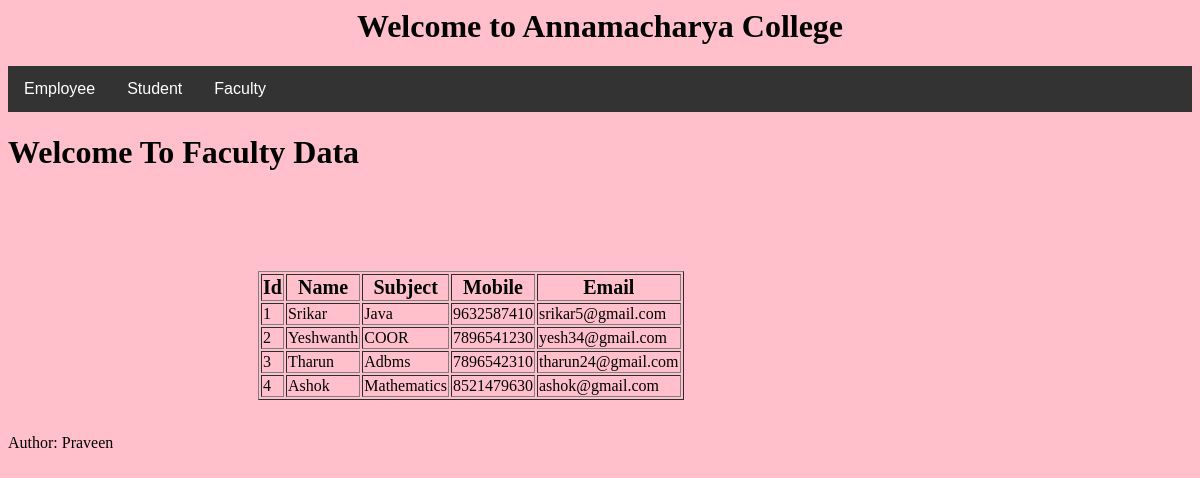
Screenshot of /view_faculty/ with the database file from the repository.
### myapp/models.py (models this page shows, shortened)
class FacultyModel(models.Model):
    name = models.CharField(max_length=30)
    subject = models.CharField(max_length=30)
    mobile = models.CharField(max_length=10, unique=True)
    email = models.EmailField()

### myapp/views.py (the view)
# urls.py: path('view_faculty/', views.view_faculty,  name = 'view_faculty'),
def view_faculty(request):
    ob=FacultyModel.objects.all().values()
    context={
        'data':ob
        }
    temp=loader.get_template('view_faculty.html')
    return HttpResponse(temp.render(context,request))

### myapp/templates/view_faculty.html (shortened to what this page needs)
{%   extends  "master.html"  %}
{%  block content  %}
<h1>Welcome To Faculty  Data</h1>
<table border="1">
<tr style="font-size: 20px;">
<th>Id</th>
<th>Name</th>
<th>Subject</th>
<th>Mobile</th>
<th>Email</th>
</tr>
{%  for  x  in  data  %}
<tr style="font-size: 16px;">
<td>{{x.id}}</td>
<td>{{x.name}}</td>
<td>{{x.subject}}</td>
<td>{{x.mobile}}</td>
<td>{{x.email}}</td>
</tr>
{% endfor %}
</table>
<br>
 {% endblock %}

### myapp/templates/master.html (shortened to what this page needs)
{% load static %}
<html>
<head>
    <link rel="stylesheet" href="{% static 'css/style1.css' %}">
</head>
<body bgcolor="pink">
    <h1 align="center">Welcome to Annamacharya College</h1>
    <div class="navbar">
        <div class="dropdown">
            <button class="dropbtn" onclick="toggleDropdown('employeeDropdown')">Employee
            </button>
        </div>
        <div class="dropdown">
            <button class="dropbtn" onclick="toggleDropdown('studentDropdown')">Student
            </button>
        </div>
        <div class="dropdown">
            <button class="dropbtn" onclick="toggleDropdown('facultyDropdown')">Faculty
            </button>
        </div>
    </div>
    {% block content %}
    {% endblock %}
    <p>Author: Praveen</p>
</body>
</html>

### myapp/static/css/style1.css (style rules this page uses)
.navbar { overflow: hidden; background-color: #333; font-family: Arial, Helvetica, sans-serif; }
.dropdown { float: left; overflow: hidden; }
.dropdown .dropbtn { cursor: pointer; font-size: 16px; border: none; outline: none; color: white; padding: 14px 16px; background-color: inherit; font-family: inherit; margin: 0; }

### myapp/templates/view_faculty.html (style rules this page uses)
table { margin-top: 100px; margin-left: 250px; }

### rows the page displays
FacultyModel: id "1", name "Srikar", subject "Java", mobile "9632587410", email "srikar5@gmail.com"
FacultyModel: id "2", name "Yeshwanth", subject "COOR", mobile "7896541230", email "yesh34@gmail.com"
FacultyModel: id "3", name "Tharun", subject "Adbms", mobile "7896542310", email "tharun24@gmail.com"
FacultyModel: id "4", name "Ashok", subject "Mathematics", mobile "8521479630", email "ashok@gmail.com"
